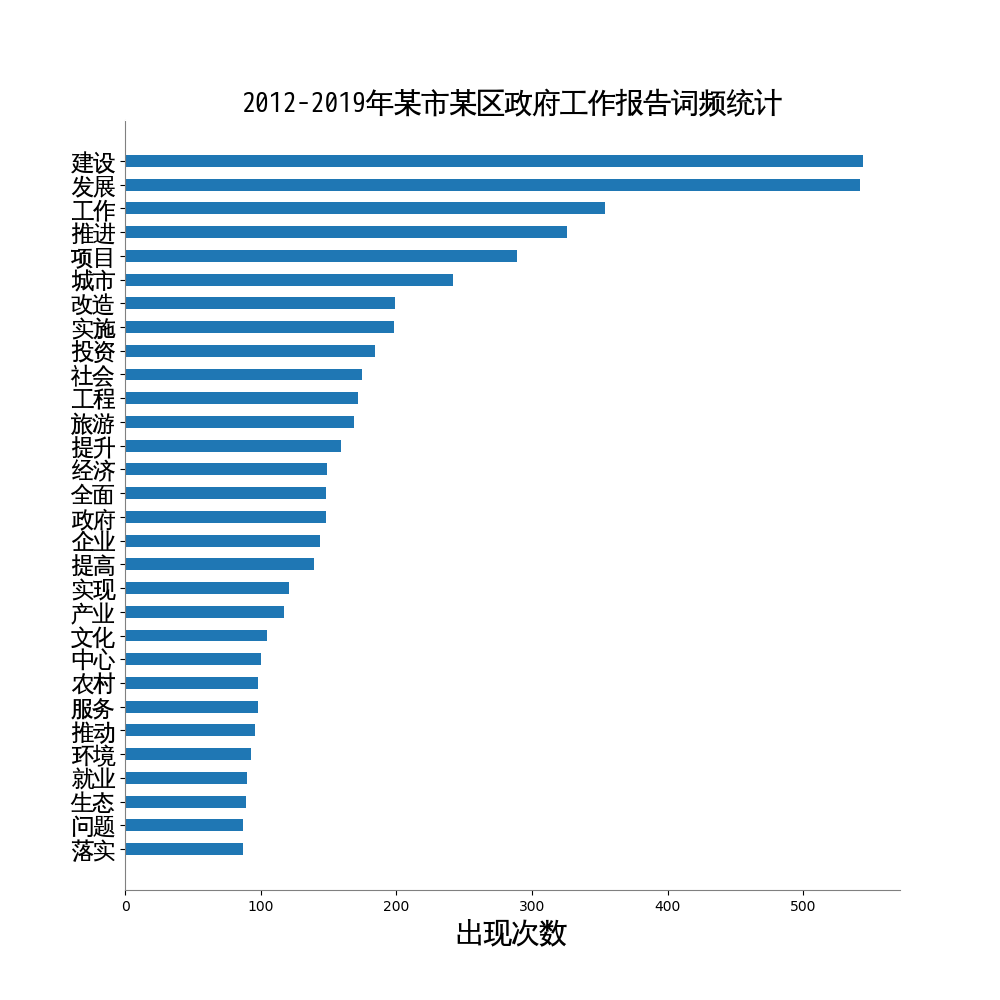

The script that saved this image:
#!/usr/bin/python
# -*- coding: utf-8 -*-
# @Time    : 2019/4/26 14:03
# @Author  : Derek.S
# @Site    : 条状图
# @File    : histogram.py

import numpy as npy
import matplotlib.pyplot as plt
import matplotlib.font_manager as fManager


def histogram(wordData, title):
    """
    创建柱状图
    :param wordData: 分词统计后数据
    :return: None
    """
    # wordData转numpy数组并作矩阵转置
    tmp = npy.array(wordData).T

    # 设置画布大小
    fig,ax = plt.subplots(figsize=(10,10))

    # 中文字体
    font = fManager.FontProperties(fname="wqy.ttf")

    # 设置图表标题
    plt.title(title, fontproperties=font, fontsize=20)

    # 设置x轴
    ax.set_xlabel("出现次数", fontproperties=font, fontsize=20, color="black")

    # 调整图表四周框线颜色
    ax.spines['bottom'].set_color("gray")
    ax.spines['left'].set_color("gray")
    ax.spines['top'].set_color("white")
    ax.spines['right'].set_color("white")

    # 设置x轴的值在0刻度
    ax.spines['left'].set_position(('data', 0))

    # 导入关键字数据，设置y轴显示标记位置，设置文字大小及颜色
    ticksPositions = range(1, len(tmp[1]) + 1)
    ax.set_yticks(ticksPositions)

    # y轴数据反转一下，否则跟数据柱对不上
    ax.set_yticklabels(tmp[0][::-1], fontproperties=font, fontsize=16, color="black")

    # 生成barh用的y参数数据（跟第二个参数的数据长度一致）
    barPositions = npy.arange(len(tmp[1])) + 1

    # 导入关键字频次数据，设置对齐方式
    ax.barh(barPositions, tmp[1][::-1].astype(int).tolist(), 0.5, align="center")
    plt.savefig("histogram.png")
    plt.show()
